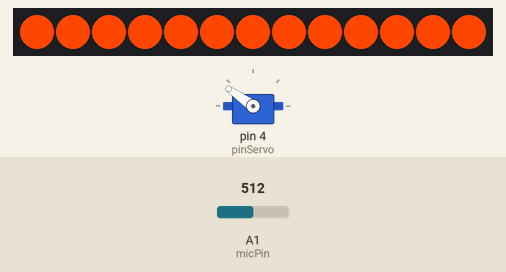
This sketch was run on a simulated Arduino Uno, built with avr-gcc and run on an emulated ATmega328P. Parts: 13 RGB LEDs in strip order, left to right, servo. Inputs (shaded band) come from the test bench; at power-on: A1 (micPin) = 512. No radio packets arrive unless stated; what the sketch prints to the serial monitor is not drawn.

Above: at 0.1 s.
At 0.6 s:
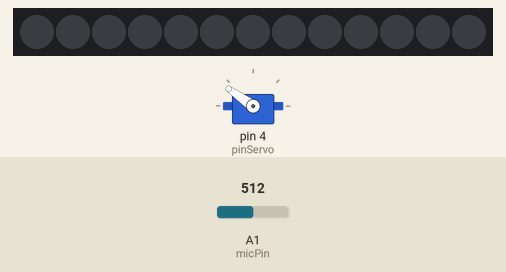
At 14.6 s:
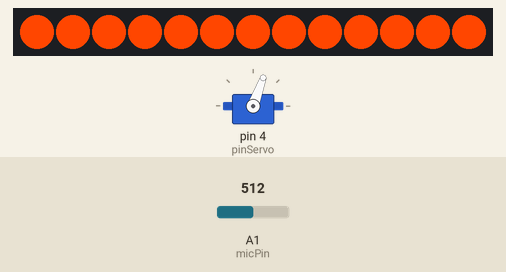
Timing chart, 0 to 121.6 s (numbered marks = the images above):
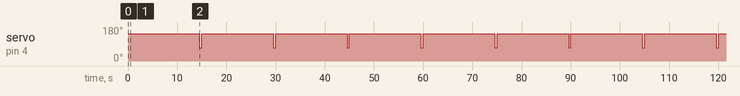

Measured:
- by itself, servo on pin 4 (pinServo): alternates 145° for 14.5 s and 70° for 0.50 s
- what the display in image 1 shows lasts 2.0 s, from 0.5 s to 2.5 s

The sketch:

FGUP.ino
```cpp
/*------------------Проект квантологосы. Инсталляция ФГУП. Говорим в рупор - загораются лампочки, сыпятся шарки,
 идет сигнал на бульканье в ЛИНКОКО.*/

//-----------Настройка диодной ленты
#include "Adafruit_NeoPixel.h" //Подключение библиотеки для ленты
#define ledPin 2               //Пин ленты РГБ
#define ledCount 13             //кол-во диодов в ленте
Adafruit_NeoPixel strip = Adafruit_NeoPixel(ledCount, 2); // создаем переменную , где указываем кол-во диодов в ленте

//----------Настройка цвета ленты
#define red 255 //255
#define green 70 //70
#define blue 0//0

//----Настройка микрофона
#define micPin 1  // микрофон подключаем к первому пину аналоговому
#define limitMicValue 100 //значение микрофона, превысив которое начинаются различные действия
int micValue;     //Переменная для значений от микрофона

//----Настройка сервопривода
#include <Servo.h>//Подключаем библиотеку серво
#define pinServo 4 //Управление сервоприводом 4 пин
#define timeServo 500 // Время открытия сервы для скатывания шариков
Servo myservo;//создаем серво объект для контроля сервоприводом

//----Настройка передатчика
#include <SPI.h>               // Подключаем библиотеку для работы с шиной SPI
#include <nRF24L01.h>         // Подключаем файл настроек из библиотеки RF24
#include <RF24.h>              // Подключаем библиотеку РФ24
RF24 radio(9, 10);             // Создаём объект radio для работы с библиотекой RF24, указывая номера выводов nRF24L01+ (CE, CSN)
int radioValue;
int data[1];//создаем массив для передачи данных


void setup() {
  Serial.begin (9600);
  pinMode (micPin, INPUT);  //Настраиваем пин под микрофон на ввод в контроллер
  strip.begin (); //инициализация ленты
  strip.setBrightness(255);//яркость светодиодов
  myservo.attach(pinServo); // наздначаем управление сервой на 3 пин
  myservo.write (145);//Начальная позиция сервопривода
  radio.begin(); //активировать модуль
  radio.setChannel(5);   // Указываем канал передачи данных (от 0 до 127), 5 - значит передача данных осуществляется на частоте 2,405 ГГц (на одном канале может быть только 1 приёмник и до 6 передатчиков)
  radio.setDataRate     (RF24_1MBPS); // Указываем скорость передачи данных (RF24_250KBPS, RF24_1MBPS, RF24_2MBPS), RF24_1MBPS - 1Мбит/сек
  radio.setPALevel      (RF24_PA_HIGH); // Указываем мощность передатчика (RF24_PA_MIN=-18dBm, RF24_PA_LOW=-12dBm, RF24_PA_HIGH=-6dBm, RF24_PA_MAX=0dBm)
  radio.openWritingPipe (0x1234567890LL);// Открываем трубу с идентификатором 0x1234567890 для передачи данных (на одном канале может быть открыто до 6 разных труб, которые должны отличаться только последним байтом идентификатора)
}


void LED () {       //Создание функции для светодиодной ленты
  for (int i = 0; i <= ledCount ; i++) {
    strip.setPixelColor (i, red, green, blue);
  }
  strip.show ();
  delay(500);
  for (int i = 0; i < ledCount; i++)
  {
    strip.setPixelColor(i, strip.Color(0, 0, 0));
  }
  strip.show ();
  delay(2000);
    for (int i = 0; i <= ledCount ; i++) {
    strip.setPixelColor (i, red, green, blue);
  }
  strip.show ();
  delay(1000);

  for (int i = 0; i < ledCount; i++)
  {
    strip.setPixelColor(i, strip.Color(0, 0, 0));
  }
  strip.show ();
  delay(1000);


for (int i = 0; i <= ledCount ; i++) {
    strip.setPixelColor (i, red, green, blue);
  }
  strip.show ();

}

void servo () {    //Создание функции для серворивода
  myservo.write (70);
  delay (timeServo);
  myservo.write (145);
}

void loop() {
  radioValue = 0;
  data[0] = radioValue;
  micValue =  analogRead(micPin);
  Serial.println (micValue);
  radio.write(&data, sizeof(data)); // отправляем данные из массива data указывая сколько байт массива мы хотим отправить. Отправить данные можно с проверкой их доставки: if( radio.write(&data, sizeof(data)) ){данные приняты приёмником;}else{данные не приняты приёмником;}

  if (micValue > limitMicValue) { //если значение с микрофона превысит лимитированное значение, то...
   radioValue = 1;
   data [0] = radioValue;
   radio.write(&data, sizeof(data)); // отправляем данные из массива data указывая сколько байт массива мы хотим отправить. Отправить данные можно с проверкой их доставки: if( radio.write(&data, sizeof(data)) ){данные приняты приёмником;}else{данные не приняты приёмником;}
   LED ();
    delay (10000); //время задержки пока булькает ЛИНКОКО
    servo();
   for (int i = 0; i <= ledCount ; i++) {
    strip.setPixelColor (i, 0, 0, 0);
  }
  strip.show ();
  }
  Serial.println (micValue);

}
```
